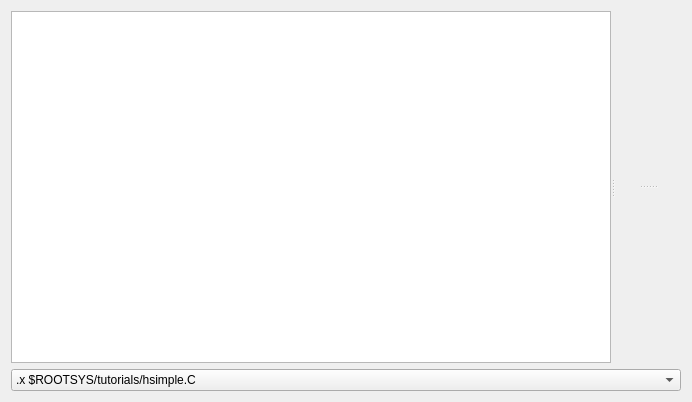
<ui version="4.0" >
 <class>HelloFileBrowser</class>
 <widget class="QWidget" name="HelloFileBrowser" >
  <property name="geometry" >
   <rect>
    <x>0</x>
    <y>0</y>
    <width>692</width>
    <height>402</height>
   </rect>
  </property>
  <property name="sizePolicy" >
   <sizepolicy vsizetype="Preferred" hsizetype="Minimum" >
    <horstretch>0</horstretch>
    <verstretch>0</verstretch>
   </sizepolicy>
  </property>
  <property name="windowTitle" >
   <string>Form</string>
  </property>
  <layout class="QVBoxLayout" >
   <item>
    <layout class="QVBoxLayout" >
     <item>
      <widget class="QSplitter" name="splitter_2" >
       <property name="orientation" >
        <enum>Qt::Horizontal</enum>
       </property>
       <widget class="TQtObjectViewFrame" name="treeView" >
        <property name="sizePolicy" >
         <sizepolicy vsizetype="Expanding" hsizetype="Expanding" >
          <horstretch>1</horstretch>
          <verstretch>0</verstretch>
         </sizepolicy>
        </property>
        <property name="toolTip" >
         <string>Select the histogram object </string>
        </property>
        <property name="whatsThis" >
         <string>Tree view of the TDirectory object</string>
        </property>
       </widget>
       <widget class="QWidget" native="1" name="widget_3" >
        <property name="sizePolicy" >
         <sizepolicy vsizetype="Preferred" hsizetype="Expanding" >
          <horstretch>7</horstretch>
          <verstretch>0</verstretch>
         </sizepolicy>
        </property>
        <layout class="QHBoxLayout" >
         <property name="leftMargin" >
          <number>0</number>
         </property>
         <property name="topMargin" >
          <number>0</number>
         </property>
         <property name="rightMargin" >
          <number>0</number>
         </property>
         <property name="bottomMargin" >
          <number>0</number>
         </property>
         <item>
          <widget class="QSplitter" name="splitter" >
           <property name="sizePolicy" >
            <sizepolicy vsizetype="Expanding" hsizetype="Expanding" >
             <horstretch>0</horstretch>
             <verstretch>0</verstretch>
            </sizepolicy>
           </property>
           <property name="orientation" >
            <enum>Qt::Vertical</enum>
           </property>
           <widget class="TQtWidget" native="1" name="widget" />
           <widget class="TQtWidget" native="1" name="widget_2" />
          </widget>
         </item>
        </layout>
       </widget>
      </widget>
     </item>
     <item>
      <widget class="QComboBox" name="comboBox" >
       <item>
        <property name="text" >
         <string>.x $ROOTSYS/tutorials/hsimple.C</string>
        </property>
       </item>
       <item>
        <property name="text" >
         <string>.q</string>
        </property>
       </item>
      </widget>
     </item>
    </layout>
   </item>
  </layout>
 </widget>
 <customwidgets>
  <customwidget>
   <class>TQtWidget</class>
   <extends>QWidget</extends>
   <header location="global" >TQtWidget.h</header>
   <container>1</container>
  </customwidget>
  <customwidget>
   <class>TQtObjectViewFrame</class>
   <extends>QTreeView</extends>
   <header>TQtObjectViewFrame.h</header>
  </customwidget>
 </customwidgets>
 <resources/>
 <connections/>
</ui>
